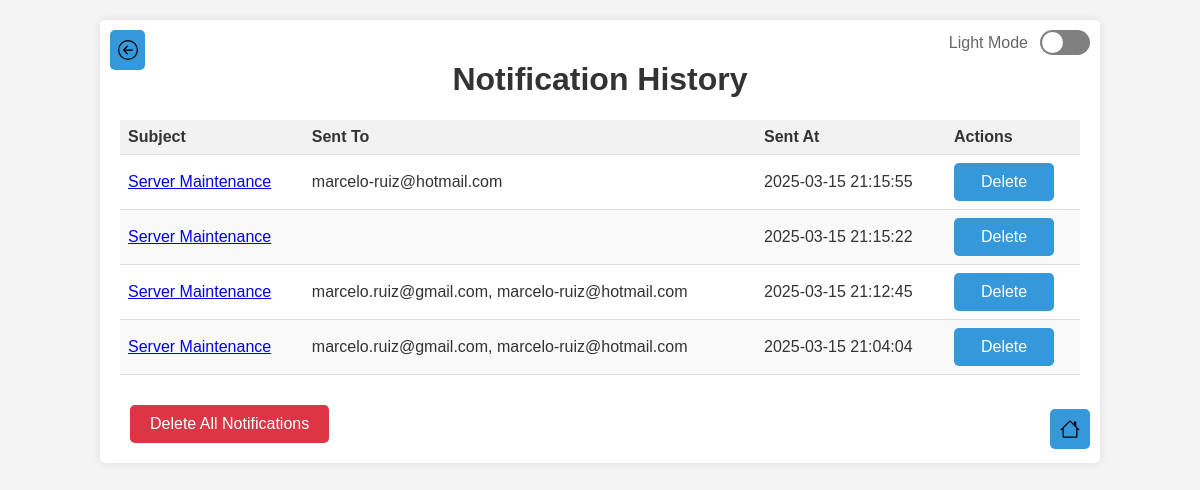
The app's page /notification_history (signed in) with its own data.
### tables this page shows
CREATE TABLE notification_history (
            id INTEGER PRIMARY KEY AUTOINCREMENT,
            subject TEXT NOT NULL,
            message TEXT NOT NULL,
            sent_to TEXT NOT NULL,  -- Comma-separated list of email addresses
            sent_at DATETIME DEFAULT CURRENT_TIMESTAMP,
            template_id INTEGER
        );

### app.py (the view)
@app.route('/notification_history')
@login_required
def notification_history():
    if not current_user.is_admin_user():
        flash("You don't have permission to access this page.", 'error')
        return redirect(url_for('index'))
    conn = get_db_connection()
    cursor = conn.cursor()
    cursor.execute("SELECT * FROM notification_history ORDER BY sent_at DESC")
    history = [dict(row) for row in cursor.fetchall()]
    conn.close()
    return render_template('notification_history.html', history=history)

### app.py (called while the page is built)
def get_db_connection():
    conn = sqlite3.connect(app.config['DATABASE'])
    conn.row_factory = sqlite3.Row  # Return rows as dictionaries
    return conn

@login_manager.user_loader
def load_user(user_id):
    conn = get_db_connection()
    cursor = conn.cursor()
    cursor.execute("SELECT * FROM users WHERE id = ?", (user_id,))
    user_data = cursor.fetchone()
    conn.close()
    if user_data and user_data['is_active'] == 1:
        subscribed_to_notifications = user_data['subscribed_to_notifications'] if 'subscribed_to_notifications' in user_data.keys() else 1  # Default to 1 if not found
        user = User(id=user_data['id'], email=user_data['email'], password=user_data['password'], is_admin=user_data['is_admin'], is_active=user_data['is_active'], subscribed_to_notifications = subscribed_to_notifications)
        user.first_name = user_data['first_name']
        user.last_name = user_data['last_name']
        return user
    return None

    @property
    def is_active(self):
        return self._is_active

    def is_admin_user(self):
        return bool(self.is_admin)

### templates/notification_history.html (shortened to what this page needs)
{% extends 'base.html' %}
{% block content %}
    <h1>Notification History</h1>
    <div class="admin-container">
        <table class="user-table">
            <thead>
                <tr>
                    <th>Subject</th>
                    <th>Sent To</th>
                    <th>Sent At</th>
                    <th>Actions</th>
                </tr>
            </thead>
            <tbody>
                {% for item in history %}
                    <tr>
                        <td><a href="{{ url_for('edit_template', template_id=item.template_id) }}">{{ item.subject }}</a></td>
                        <td>{{ item.sent_to }}</td>
                        <td>{{ item.sent_at }}</td>
                        <td>
                            <form action="{{ url_for('delete_notification', notification_id=item.id) }}" method="post" style="display: inline;">
                                <button type="submit" onclick="return confirm('Are you sure you want to delete this notification?');" class="standard-button template-notification-button">Delete</button>
                            </form>
                        </td>
                    </tr>
                {% endfor %}
            </tbody>
        </table>
    </div>
    <div style="text-align: left; margin-top: 10px; margin-left: 10px;">
        <form action="{{ url_for('delete_all_notifications') }}" method="post" onsubmit="return confirm('Are you sure you want to delete ALL notification history entries? This cannot be undone!');">
            <button type="submit" class="standard-button template-notification-button delete-all-button">Delete All Notifications</button>
        </form>
    </div>
{% endblock %}

### templates/base.html (shortened to what this page needs)
<!DOCTYPE html>
<html lang="en">
<head>
    <link rel="stylesheet" href="{{ url_for('static', filename='style.css') }}">
</head>
<body>
    <div class="container">
        <div class="dark-mode-toggle">
            <span id="dark-mode-label">Light Mode</span>
            <label for="dark-mode-checkbox"></label>
        </div>
        {% if request.endpoint != 'index' and request.referrer %}
            <a href="{{ request.referrer }}" class="previous-button standard-button top-left-button">
                <img src="{{ url_for('static', filename='icons/arrow-left-circle.svg') }}" alt="Previous" style="vertical-align: middle; margin-right: 5px;">
            </a>
        {% endif %}
        {% block content %}{% endblock %}
        {% if request.endpoint != 'index' %}
            <div class="back-to-home-container">
                <a href="{{ url_for('index') }}" class="back-to-home-button standard-button back-to-home-icon">
                    <img src="{{ url_for('static', filename='icons/house.svg') }}" alt="Back to Home">
                </a>
            </div>
        {% endif %}
</body>
</html>

### static/style.css (style rules this page uses)
body { font-family: sans-serif; background-color: #f4f4f4; color: #333; margin: 0; padding: 0; transition: background-color 0.3s, color 0.3s; }
.container { width: 80%; margin: 20px auto; background-color: #fff; padding: 20px; border-radius: 5px; box-shadow: 0 0 10px rgba(0, 0, 0, 0.1); transition: background-color 0.3s, color 0.3s; position: relative; }
h1 { text-align: center; color: #333; }
.standard-button { padding: 10px 20px !important; border-radius: 5px; text-decoration: none; display: inline-block; white-space: nowrap; color: #fff; background-color: #3498db; transition: background-color 0.3s; border: none; cursor: pointer; font-size: 16px !important; min-width: 100px; box-sizing: border-box; overflow: hidden; text-overflow: ellipsis; }
.back-to-home-button { transition: background-color 0.3s; }
.back-to-home-icon img { width: 20px !important; height: 20px !important; vertical-align: middle; margin-right: 5px; transition: filter 0.3s; position: relative; left: -10px; filter: var(--icon-filter); }
.back-to-home-button.standard-button { width: 35px !important; min-width: 35px !important; box-sizing: border-box !important; white-space: nowrap !important; overflow: hidden !important; text-overflow: ellipsis !important; }
form button { background-color: #28a745; border: none; cursor: pointer; padding: 10px 20px !important; font-size: 16px !important; min-width: 100px; box-sizing: border-box; overflow: hidden; text-overflow: ellipsis; }
form button { background-color: #3498db; color: #fff; padding: 10px 20px; border: none; border-radius: 4px; cursor: pointer; }
.dark-mode-toggle { position: absolute; top: 10px; right: 10px; display: flex; align-items: center; color: #666; }
.dark-mode-toggle label { cursor: pointer; text-indent: -9999px; width: 50px; height: 25px; background: grey; display: block; border-radius: 100px; position: relative; margin-left: 5px; }
.dark-mode-toggle label:after { content: ''; position: absolute; top: 2px; left: 2px; width: 21px; height: 21px; background: #fff; border-radius: 90px; transition: 0.3s; }
.admin-container { min-height: 85px; position: relative; }
.back-to-home-container { position: absolute; bottom: 10px; right: 10px; }
.template-notification-button { font-size: 16px !important; padding: 10px 20px !important; min-width: 100px; box-sizing: border-box; overflow: hidden; text-overflow: ellipsis; }
.user-table { width: 100%; border-collapse: collapse; margin-top: 20px; }
.user-table th, .user-table td { padding: 8px; text-align: left; border-bottom: 1px solid #ddd; }
.user-table th { background-color: #f2f2f2; }
.user-table tbody tr:nth-child(even) { background-color: #f9f9f9; }
.top-left-button { position: absolute; top: 10px; left: 10px; display: flex; align-items: center; }
.previous-button img { width: 20px; height: 20px; vertical-align: middle; margin-right: 5px; transition: filter 0.3s; position: relative; left: -2px; }
.previous-button.standard-button.top-left-button { padding: 10px 10px !important; background-color: #3498db !important; color: #fff !important; transition: background-color 0.3s !important; text-decoration: none !important; border-radius: 5px !important; width: 35px !important; min-width: 35px !important; box-sizing: border-box !important; white-space: nowrap !important; overflow: hidden !important; text-overflow: ellipsis !important; }
.admin-container { padding-bottom: 20px; position: relative; }
.delete-all-button { background-color: #dc3545; color: white; }

### templates/notification_history.html (style rules this page uses)
.user-table { width: 100%; border-collapse: collapse; margin-top: 20px; }
.user-table th, .user-table td { padding: 8px; text-align: left; border-bottom: 1px solid #ddd; }
.user-table th { background-color: #f2f2f2; }
.user-table tbody tr:nth-child(even) { background-color: #f9f9f9; }
.admin-container { padding-bottom: 20px; position: relative; }
.delete-all-button { background-color: #dc3545; color: white; }

### records on screen
notification_history: subject "Server Maintenance", sent_to "marcelo-ruiz@hotmail.com", sent_at "2025-03-15 21:15:55"
notification_history: subject "Server Maintenance", sent_at "2025-03-15 21:15:22"
notification_history: subject "Server Maintenance", sent_to "marcelo.ruiz@gmail.com, marcelo-ruiz@hotmail.com", sent_at "2025-03-15 21:12:45"
notification_history: subject "Server Maintenance", sent_to "marcelo.ruiz@gmail.com, marcelo-ruiz@hotmail.com", sent_at "2025-03-15 21:04:04"
